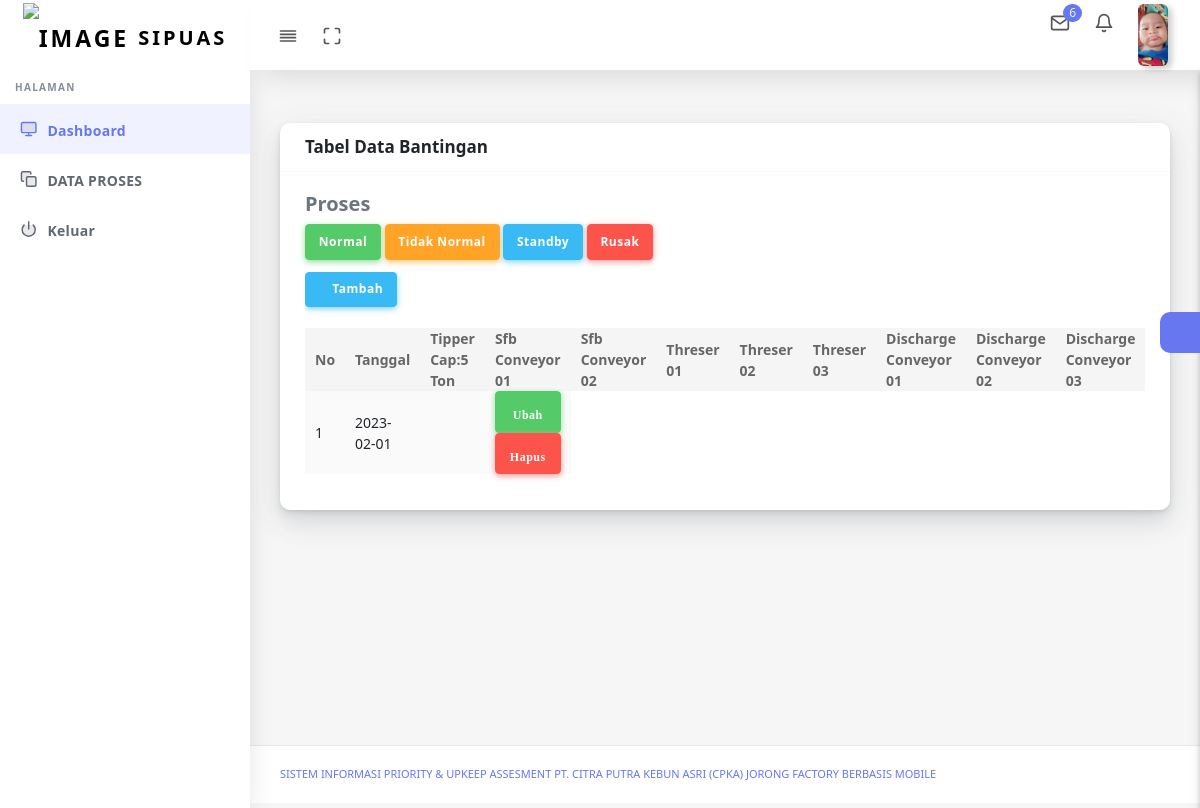
/bantingan.php (signed in), run on the app's committed database.
### tables this page shows
CREATE TABLE `user` (
  `id_user` int(11) NOT NULL,
  `nama` text NOT NULL,
  `username` varchar(100) NOT NULL,
  `password` varchar(100) NOT NULL,
  `level` enum('Manager','Administrator','Admin_LAB','Admin_Proses','Admin_Maintenance','Admin_K3','Operator_Lab','Operator_Proses','Operator_Maintenaance','Operator_K3','Admin_Har','Superadmin') NOT NULL,
  `status` text NOT NULL,
  `foto` text NOT NULL,
  `id_pegawai` int(11) NOT NULL
);

CREATE TABLE `bantingan` (
  `id_bantingan` int(11) NOT NULL,
  `tgl_ban` date DEFAULT NULL,
  `tippler_cap_5ton` varchar(50) DEFAULT NULL,
  `sfb_conveyor01` varchar(50) DEFAULT NULL,
  `sfb_conveyor02` varchar(50) DEFAULT NULL,
  `threser01` varchar(50) DEFAULT NULL,
  `threser02` varchar(25) DEFAULT NULL,
  `threser03` varchar(50) DEFAULT NULL,
  `discharge_conveyor01` varchar(50) DEFAULT NULL,
  `discharge_conveyor02` varchar(50) DEFAULT NULL,
  `discharge_conveyor03` varchar(50) DEFAULT NULL,
  `eb_conveyor` varchar(50) DEFAULT NULL,
  `ket` text
);

### proses/menu/menu_admin_proses.php (the view, shortened to what this page needs)
<nav class="navbar navbar-expand-lg main-navbar sticky">
        <div class="form-inline mr-auto">
          <ul class="navbar-nav mr-3">
            <li><a href="#" data-toggle="sidebar" class="nav-link nav-link-lg
									collapse-btn"> <i data-feather="align-justify"></i></a></li>
            <li><a href="#" class="nav-link nav-link-lg fullscreen-btn">
                <i data-feather="maximize"></i>
              </a></li>
          </ul>
        </div>
        <ul class="navbar-nav navbar-right">
          <li class="dropdown dropdown-list-toggle"><a href="#" data-toggle="dropdown"
              class="nav-link nav-link-lg message-toggle"><i data-feather="mail"></i>
              <span class="badge headerBadge1">
                6 </span> </a>
          </li>
          <li class="dropdown dropdown-list-toggle"><a href="#" data-toggle="dropdown"
              class="nav-link notification-toggle nav-link-lg"><i data-feather="bell" class="bell"></i>
            </a>
          </li>
          <li class="dropdown"><a href="#" data-toggle="dropdown"
              class="nav-link dropdown-toggle nav-link-lg nav-link-user">
			  <?php
                                    $id_user=$_SESSION['id_user'];
                                    $query_mysql = mysql_query("SELECT * FROM user WHERE id_user='$id_user'")or die(mysql_error());
                                    while($data = mysql_fetch_array($query_mysql)){
                                        ?>
			  <img alt="image" src="foto/<?php echo $data['foto']?>"
			  <?php } ?>
                class="user-img-radious-style"> <span class="d-sm-none d-lg-inline-block"></span></a>
          </li>
        </ul>
      </nav>
<div class="main-sidebar sidebar-style-2">
        <aside id="sidebar-wrapper">
          <div class="sidebar-brand">
            <a href="halaman.php"> <img alt="image" src="assets2/logo/logo.png" class="header-logo" /> <span
                class="logo-name">SIPUAS</span>
            </a>
          </div>
          <ul class="sidebar-menu">
            <li class="menu-header">Halaman</li>
            <li class="dropdown active">
              <a href="halaman.php" class="nav-link"><i data-feather="monitor"></i><span>Dashboard</span></a>
            </li>
            <li class="dropdown">
              <a href="#" class="menu-toggle nav-link has-dropdown"><i data-feather="copy"></i><span> DATA PROSES</span></a>
            </li>
            <li class="dropdown">
              <a href="logout.php"><i
                  data-feather="power"></i><span>Keluar</span></a>
            </li>
          </ul>
        </aside>
      </div>

### bantingan.php (shortened to what this page needs)
<!DOCTYPE html>
<html lang="en">
<head>
  <link rel="stylesheet" href="assets/css/app.min.css">
  <link rel="stylesheet" href="assets/bundles/datatables/datatables.min.css">
  <link rel="stylesheet" href="assets/bundles/datatables/DataTables-1.10.16/css/dataTables.bootstrap4.min.css">
  <link rel="stylesheet" href="assets/bundles/bootstrap-daterangepicker/daterangepicker.css">
  <link rel="stylesheet" href="assets/bundles/bootstrap-colorpicker/dist/css/bootstrap-colorpicker.min.css">
  <link rel="stylesheet" href="assets/bundles/select2/dist/css/select2.min.css">
  <link rel="stylesheet" href="assets/bundles/jquery-selectric/selectric.css">
  <link rel="stylesheet" href="assets/bundles/bootstrap-timepicker/css/bootstrap-timepicker.min.css">
  <link rel="stylesheet" href="assets/bundles/bootstrap-tagsinput/dist/bootstrap-tagsinput.css">
  <link rel="stylesheet" href="assets/css/style.css">
  <link rel="stylesheet" href="assets/css/components.css">
  <link rel="stylesheet" href="assets/css/custom.css">
</head>
<body>
  <div id="app">
    <div class="main-wrapper main-wrapper-1">
      <div class="navbar-bg"></div>
      <?php include ('proses/menu/menu_admin_proses.php')?>
      <div class="main-content">
        <section class="section">
          <div class="section-body">
            <div class="row">
              <div class="col-12">
                <div class="card">
                  <div class="card-header">
                    <h4>Tabel Data Bantingan</h4>
                  </div>
                  <div class="card-body">
                    <div class="card-title">
                        <h5>Proses</h5>
                        <button type="button" class="btn btn-icon btn-success">Normal</button>
                        <button type="button" class="btn btn-icon btn-warning">Tidak Normal</button>
                        <button type="button" class="btn btn-icon btn-info">Standby</button>
                        <button type="button" class="btn btn-icon btn-danger">Rusak</button>
                    </div>
                    <div class="table-responsive">
                    <button class="btn btn-icon btn-info" data-toggle="modal" data-target="#tambah">
                      <i class="fas fa-plus" aria-hidden="true"></i> Tambah
                                                    </button><br><br>
                      <table class="table table-striped table-hover" id="save-stage" style="width:100%;">
                      <thead>
                                        <tr>
                                            <th>No</th>
                                            <th>Tanggal</th>
                                            <th>Tipper Cap:5 Ton</th>
                                            <th>Sfb Conveyor 01</th>
                                            <th>Sfb Conveyor 02</th>
                                            <th>Threser 01</th>
                                            <th>Threser 02</th>
                                            <th>Threser 03</th>
                                            <th>Discharge Conveyor 01</th>
                                            <th>Discharge Conveyor 02</th>
                                            <th>Discharge Conveyor 03</th>
                                        </tr>
                                    </thead>
                                    <?php
                                                    $query = mysql_query("SELECT * FROM bantingan ORDER BY tgl_ban ASC");
                                                $no = 1;
                                                    while ($data = mysql_fetch_assoc($query)) {?>
                                    <tbody>
                                        <tr>
                                                <td> <?php echo $no++ ?></td>
                                                <td> <?php echo $data['tgl_ban']; ?></td>
                                                <td> <?php echo $data['ket_ban']; ?></td>
                                                <td class="td-actions text-center">
                                                <a  href ="#edit" data-toggle="modal" data-id="<?php echo $data['id_ban'];?>"
                                                data-target="#edit"><button type="button" rel="tooltip" class="btn btn-icon btn-success">
                                                <i class="fa fa-edit"> Ubah</i>
                                                </button></a>
  <a  href="#" onclick="confirm_modal('proses/administrator/hapus_pb.php?id=<?php echo $data['id_ban'];?>');">
  <button type="button" rel="tooltip" class="btn btn-icon btn-danger">
                                                            <i class="fas fa-trash"> Hapus</i>
                                                        </button></a>
                                                      </td>
                                        </tr>
                                    </tbody>
                                        <?php  } ?>
                      </table>
                    </div>
                  </div>
                </div>
              </div>
            </div>
          </div>
        </section>
        <div class="settingSidebar">
          <a href="javascript:void(0)" class="settingPanelToggle"> <i class="fa fa-spin fa-cog"></i>
          </a>
        </div>
      </div>
      <footer class="main-footer">
        <div class="footer-left">
          <a href="templateshub.net">Sistem Informasi Priority & Upkeep Assesment PT. Citra Putra Kebun Asri (CPKA) Jorong Factory Berbasis Mobile</a></a>
        </div>
      </footer>
    </div>
  </div>
</body>
</html>

### data on the page
user: foto (picture)
bantingan: tgl_ban "2023-02-01"
